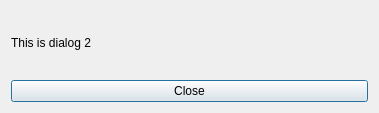
<?xml version="1.0" encoding="UTF-8"?>
<ui version="4.0">
 <class>Dialog2</class>
 <widget class="QDialog" name="Dialog2">
  <property name="geometry">
   <rect>
    <x>0</x>
    <y>0</y>
    <width>379</width>
    <height>113</height>
   </rect>
  </property>
  <property name="windowTitle">
   <string>Dialog</string>
  </property>
  <layout class="QVBoxLayout" name="verticalLayout">
   <item>
    <widget class="QLabel" name="label">
     <property name="text">
      <string>This is dialog 2</string>
     </property>
    </widget>
   </item>
   <item>
    <widget class="QPushButton" name="btnClose">
     <property name="text">
      <string>Close</string>
     </property>
    </widget>
   </item>
  </layout>
 </widget>
 <resources/>
 <connections/>
</ui>
